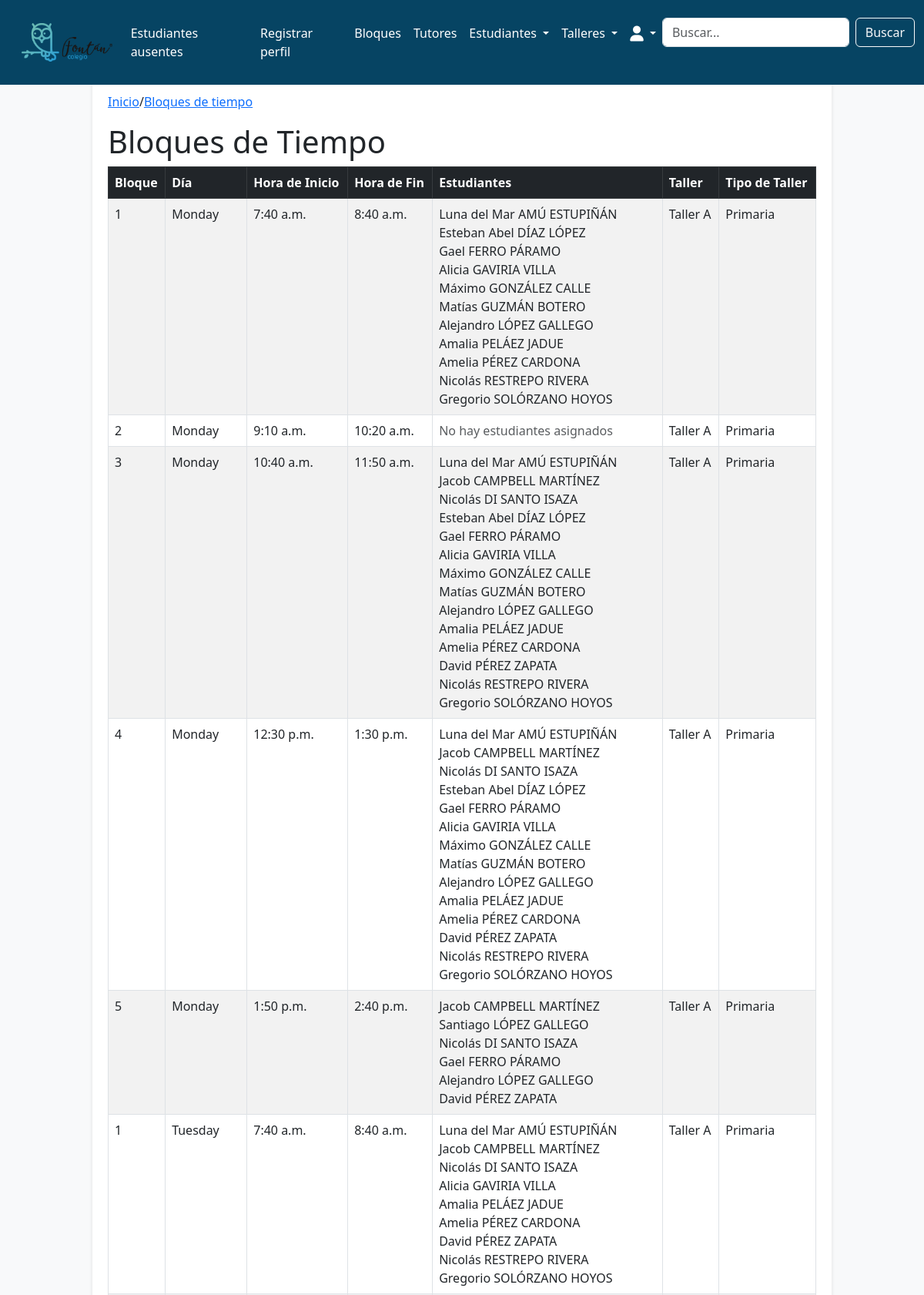
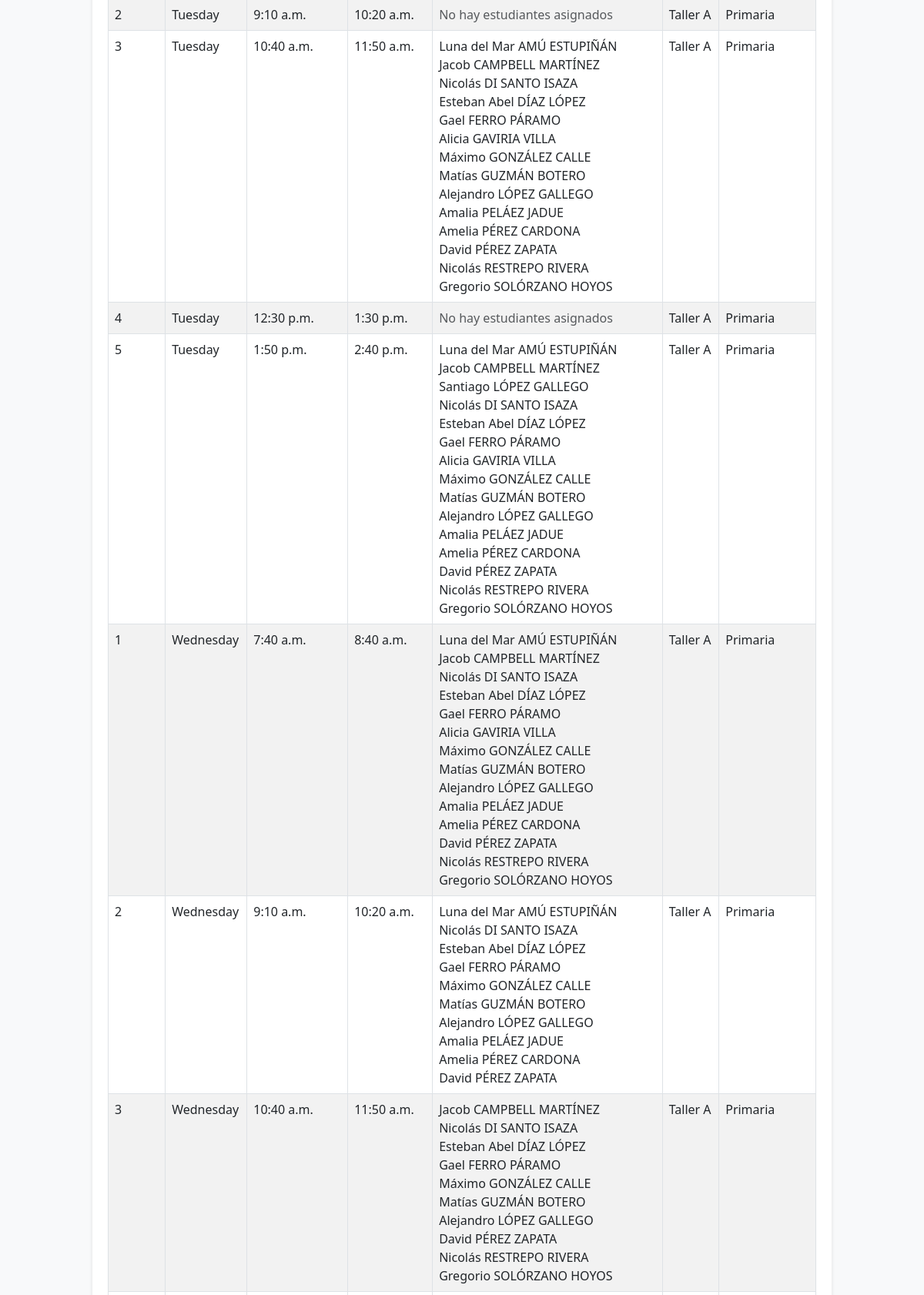
The page /workshops/blocks/ (signed in, upper part) on the database its author committed (2 pictures, top to bottom).
### workshops/models.py (models this page shows, shortened)
class Block(models.Model):
    block_id = models.AutoField(primary_key=True)
    students = models.ManyToManyField('students.Student', related_name='blocks', blank=True)
    day = models.CharField(max_length=20)
    start_time = models.TimeField()
    end_time = models.TimeField()
    block_number = models.IntegerField(default=0)  # Asegúrate que sea entero, no string.
    type = models.CharField(max_length=20, default='primary')
    workshop = models.ForeignKey(
        Workshop,
        on_delete=models.CASCADE
    )

class Workshop(models.Model):
    WORKSHOP_TYPES = [
        ('primary', 'Primaria'),
        ('high_school', 'Bachillerato'),
        ('collective', 'Colectivo'),
    ]
    workshop_id = models.AutoField(primary_key=True)
    name = models.CharField(max_length=100, unique=True)
    tutor = models.ForeignKey(
        'tutors.Tutor',
        on_delete=models.SET_NULL,
        null=True,
        blank=True,
        related_name='workshops'  # Esta línea permite acceder a los talleres desde el tutor
    )
    max_capacity = models.IntegerField(default=25)
    type = models.CharField(
        max_length=20,
        choices=WORKSHOP_TYPES,
        default='primary'
    )

### students/models.py (models this page shows, shortened)
class Student(models.Model):
    STATUS_CHOICES = [
        ('present', 'Presente'),
        ('absent', 'Ausente'),
        ('neutral', 'No llamado'),
    ]
    student_id = models.AutoField(primary_key=True)
    name = models.CharField(max_length=100)
    lastname = models.CharField(max_length=100)
    id_number = models.IntegerField(unique=True)
    autonomy_level = models.IntegerField(
        choices=[
            (1, 'Nivel 1'),
            (2, 'Nivel 2'),
            (3, 'Nivel 3'),
        ],
        default=1,
    )
    extended_vacation = models.BooleanField(default=False)
    grade = models.IntegerField(
        choices=[
            (1, '1'),
            (2, '2'),
            (3, '3'),
            (4, '4'),
            (5, '5'),
            (6, '6'),
            (7, '7'),
            (8, '8'),
            (9, '9'),
            (10, '10'),
            (11, '11'),
        ],
        default=1,
    )
    status = models.CharField(
        max_length=10,
        choices=STATUS_CHOICES,
        default='neutral'
    )
    workshop = models.ForeignKey('workshops.Workshop', on_delete=models.SET_NULL, null=True, blank=True)
    last_reset = models.DateTimeField(default=now)
    rotation_workshop = models.CharField(max_length=200, blank=True, null=True)

### workshops/views.py (the view)
# urls.py: path('blocks/', views.show_blocks, name='show_blocks'),
@login_required
def show_blocks(request):
    blocks_with_students = [
        {'block': block, 'students': block.students.all()}
        for block in Block.objects.all()
    ]
    paginator = Paginator(blocks_with_students, 50)  # 10 bloques por página
    page_number = request.GET.get('page')  # Página actual
    page_obj = paginator.get_page(page_number)
    return render(request, 'workshops/show_blocks.html', {
        'blocks_with_students': page_obj,  # Pasamos solo la página actual
    })

### workshops/templates/workshops/show_blocks.html (shortened to what this page needs)
{% extends 'base.html' %}
{% block breadcrumb %}
<a href="{% url 'home.home' %}">Inicio</a>
<span>/</span>
<a href="{% url 'workshops:show_blocks' %}">Bloques de tiempo</a>
{% endblock %}
{% block content %}
<h1>Bloques de Tiempo</h1>
<table class="table table-striped table-bordered">
  <thead class="table-dark">
    <tr>
      <th>Bloque</th>
      <th>Día</th>
      <th>Hora de Inicio</th>
      <th>Hora de Fin</th>
      <th>Estudiantes</th>
      <th>Taller</th>
      <th>Tipo de Taller</th>
    </tr>
  </thead>
  <tbody>
    {% for item in blocks_with_students %}
      <tr>
        <td>{{ item.block.block_number }}</td>
        <td>{{ item.block.day }}</td>
        <td>{{ item.block.start_time }}</td>
        <td>{{ item.block.end_time }}</td>
        <td>
          {% if item.students %}
            <ul class="list-unstyled mb-0">
              {% for student in item.students %}
                <li>{{ student.name }} {{ student.lastname }}</li>
              {% endfor %}
            </ul>
          {% else %}
            <p class="text-muted mb-0">No hay estudiantes asignados</p>
          {% endif %}
        </td>
        <td>{{ item.block.workshop.name }}</td>
        <td>{{ item.block.workshop.get_type_display }}</td>
      </tr>
    {% endfor %}
  </tbody>
</table>
{% endblock %}

### horariosfontanproyecto/templates/base.html (style rules this page uses)
body { background-color: #f8f9fa; }

### horariosfontanproyecto/templates/navbar.html (style rules this page uses)
:root { --primary-color: #064463; --secondary-color: #1C5471; --hover-color: #163E59; --text-color: #fff; --bg-color: #f9f9f9; }

### rows shown on the page
Block: block.block_number "1", block.day "Monday", block.start_time "7:40 a.m.", block.end_time "8:40 a.m.", block.workshop.name "Taller A", block.workshop.type "Primaria"
Student: name "Luna del Mar", lastname "AMÚ ESTUPIÑÁN"
Student: name "Esteban Abel", lastname "DÍAZ LÓPEZ"
Student: name "Gael", lastname "FERRO PÁRAMO"
Student: name "Alicia", lastname "GAVIRIA VILLA"
Student: name "Máximo", lastname "GONZÁLEZ CALLE"
Student: name "Matías", lastname "GUZMÁN BOTERO"
Student: name "Alejandro", lastname "LÓPEZ GALLEGO"
Student: name "Amalia", lastname "PELÁEZ JADUE"
Student: name "Amelia", lastname "PÉREZ CARDONA"
Student: name "Nicolás", lastname "RESTREPO RIVERA"
Student: name "Gregorio", lastname "SOLÓRZANO HOYOS"
Block: block.block_number "2", block.day "Monday", block.start_time "9:10 a.m.", block.end_time "10:20 a.m.", shows "No hay estudiantes asignados", block.workshop.name "Taller A", block.workshop.type "Primaria"
Block: block.block_number "3", block.day "Monday", block.start_time "10:40 a.m.", block.end_time "11:50 a.m.", block.workshop.name "Taller A", block.workshop.type "Primaria"
Student: name "Jacob", lastname "CAMPBELL MARTÍNEZ"
Student: name "Nicolás", lastname "DI SANTO ISAZA"
Student: name "David", lastname "PÉREZ ZAPATA"
Block: block.block_number "4", block.day "Monday", block.start_time "12:30 p.m.", block.end_time "1:30 p.m.", block.workshop.name "Taller A", block.workshop.type "Primaria"
Block: block.block_number "5", block.day "Monday", block.start_time "1:50 p.m.", block.end_time "2:40 p.m.", block.workshop.name "Taller A", block.workshop.type "Primaria"
Student: name "Santiago", lastname "LÓPEZ GALLEGO"
Block: block.block_number "1", block.day "Tuesday", block.start_time "7:40 a.m.", block.end_time "8:40 a.m.", block.workshop.name "Taller A", block.workshop.type "Primaria"
Block: block.block_number "2", block.day "Tuesday", block.start_time "9:10 a.m.", block.end_time "10:20 a.m.", shows "No hay estudiantes asignados", block.workshop.name "Taller A", block.workshop.type "Primaria"
Block: block.block_number "3", block.day "Tuesday", block.start_time "10:40 a.m.", block.end_time "11:50 a.m.", block.workshop.name "Taller A", block.workshop.type "Primaria"
Block: block.block_number "4", block.day "Tuesday", block.start_time "12:30 p.m.", block.end_time "1:30 p.m.", shows "No hay estudiantes asignados", block.workshop.name "Taller A", block.workshop.type "Primaria"
Block: block.block_number "5", block.day "Tuesday", block.start_time "1:50 p.m.", block.end_time "2:40 p.m.", block.workshop.name "Taller A", block.workshop.type "Primaria"
Block: block.block_number "1", block.day "Wednesday", block.start_time "7:40 a.m.", block.end_time "8:40 a.m.", block.workshop.name "Taller A", block.workshop.type "Primaria"
Block: block.block_number "2", block.day "Wednesday", block.start_time "9:10 a.m.", block.end_time "10:20 a.m.", block.workshop.name "Taller A", block.workshop.type "Primaria"
Block: block.block_number "3", block.day "Wednesday", block.start_time "10:40 a.m.", block.end_time "11:50 a.m.", block.workshop.name "Taller A", block.workshop.type "Primaria"
